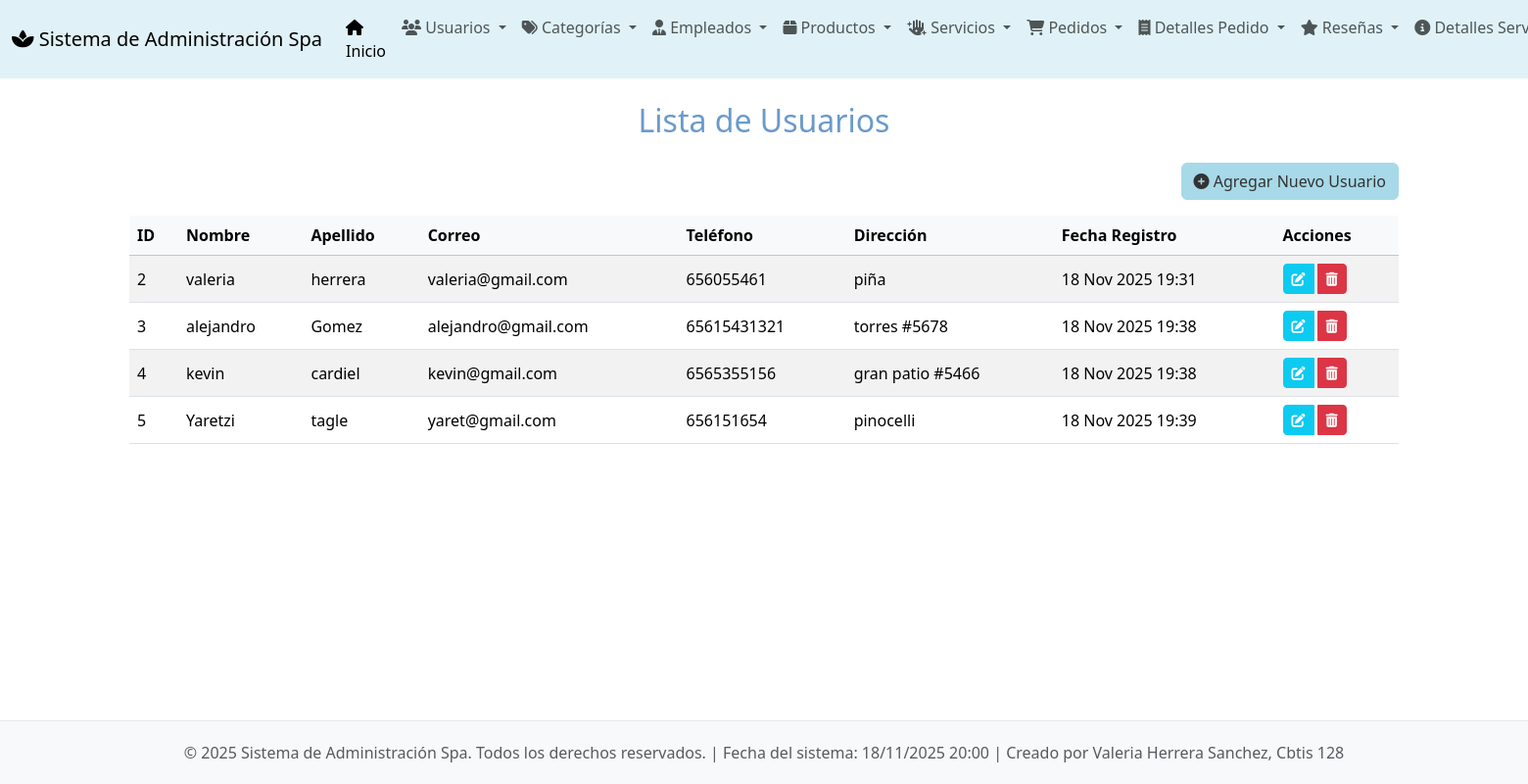
Screenshot of /usuarios/ with the database file from the repository.
### app_Spa/models.py (models this page shows, shortened)
class Usuarios(models.Model):
    id_usuario = models.AutoField(primary_key=True)
    nombre = models.CharField(max_length=20)
    apellido = models.CharField(max_length=20)
    correo = models.EmailField(max_length=25, unique=True)
    telefono = models.CharField(max_length=15)
    direccion = models.CharField(max_length=200)
    fecha_registro = models.DateTimeField(auto_now_add=True)

### app_Spa/views.py (the view)
# urls.py: path('usuarios/', views.ver_usuarios, name='ver_usuarios'),
def ver_usuarios(request):
    usuarios = Usuarios.objects.all()
    return render(request, 'usuarios/ver_usuarios.html', {'usuarios': usuarios})

### app_Spa/templates/usuarios/ver_usuarios.html (shortened to what this page needs)
{% extends 'base.html' %}
{% block content %}
<h2 class="mb-4 text-center" style="color: #6a9acb;">Lista de Usuarios</h2>
<div class="text-end mb-3">
    <a href="{% url 'agregar_usuario' %}" class="btn btn-primary">
        <i class="fas fa-plus-circle"></i> Agregar Nuevo Usuario
    </a>
</div>
{% if usuarios %}
<div class="table-responsive">
    <table class="table table-striped table-hover align-middle">
        <thead class="table-light">
            <tr>
                <th scope="col">ID</th>
                <th scope="col">Nombre</th>
                <th scope="col">Apellido</th>
                <th scope="col">Correo</th>
                <th scope="col">Teléfono</th>
                <th scope="col">Dirección</th>
                <th scope="col">Fecha Registro</th>
                <th scope="col">Acciones</th>
            </tr>
        </thead>
        <tbody>
            {% for usuario in usuarios %}
            <tr>
                <td>{{ usuario.id_usuario }}</td>
                <td>{{ usuario.nombre }}</td>
                <td>{{ usuario.apellido }}</td>
                <td>{{ usuario.correo }}</td>
                <td>{{ usuario.telefono }}</td>
                <td>{{ usuario.direccion }}</td>
                <td>{{ usuario.fecha_registro|date:"d M Y H:i" }}</td>
                <td>
                    <div class="btn-group" role="group" aria-label="Acciones de usuario">
                        <a href="{% url 'actualizar_usuario' usuario.id_usuario %}" class="btn btn-sm btn-info text-white me-1" title="Editar">
                            <i class="fas fa-edit"></i>
                        </a>
                        <a href="{% url 'borrar_usuario' usuario.id_usuario %}" class="btn btn-sm btn-danger" title="Eliminar">
                            <i class="fas fa-trash-alt"></i>
                        </a>
                    </div>
                </td>
            </tr>
            {% endfor %}
        </tbody>
    </table>
</div>
{% else %}
<div class="alert alert-info text-center" role="alert">
    No hay usuarios registrados.
</div>
{% endif %}
{% endblock %}

### app_Spa/templates/base.html (style rules this page uses)
body { display: flex; flex-direction: column; min-height: 100vh; }
.btn-primary { background-color: #a7d9e8; border-color: #a7d9e8; color: #333; }
.table thead { background-color: #e0f2f7; }

### rows the page displays
Usuarios: id_usuario "2", nombre "valeria", apellido "herrera", correo "valeria@gmail.com", telefono "656055461", direccion "piña", fecha_registro "18 Nov 2025 19:31"
Usuarios: id_usuario "3", nombre "alejandro", apellido "Gomez", correo "alejandro@gmail.com", telefono "65615431321", direccion "torres #5678", fecha_registro "18 Nov 2025 19:38"
Usuarios: id_usuario "4", nombre "kevin", apellido "cardiel", correo "kevin@gmail.com", telefono "6565355156", direccion "gran patio #5466", fecha_registro "18 Nov 2025 19:38"
Usuarios: id_usuario "5", nombre "Yaretzi", apellido "tagle", correo "yaret@gmail.com", telefono "656151654", direccion "pinocelli", fecha_registro "18 Nov 2025 19:39"
